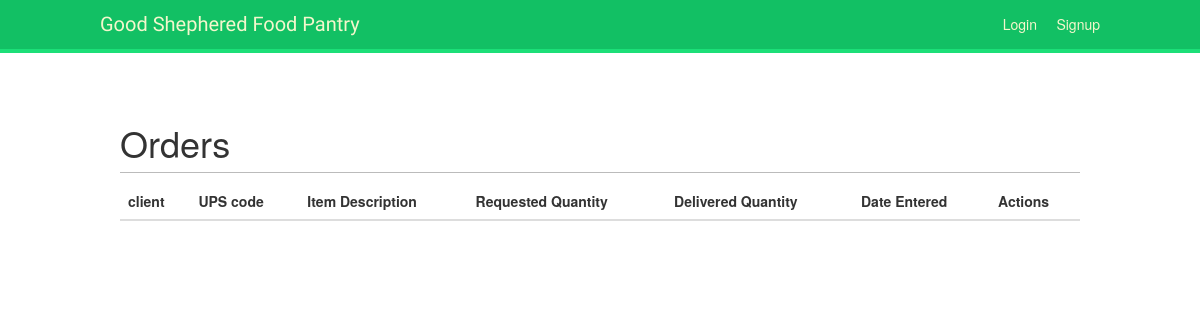
Page /account/order_list on the earlier database version.
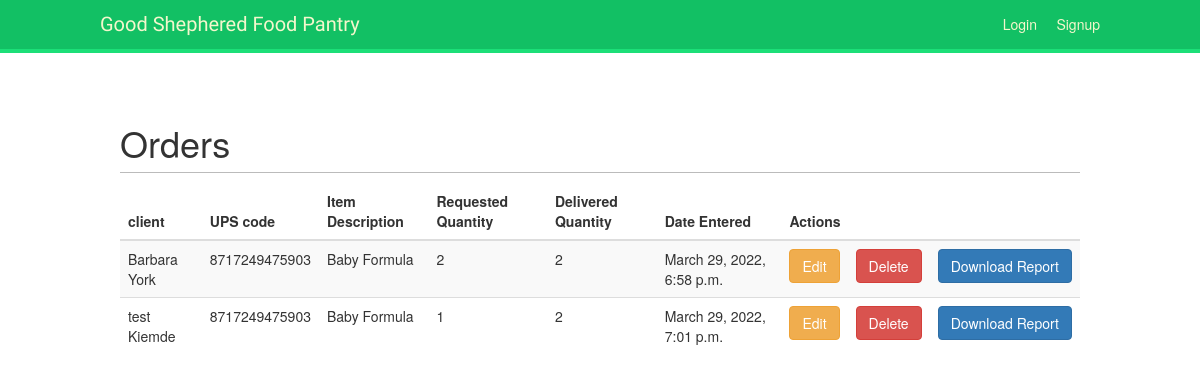
Same page on the later database version.
### account/models.py (models this page shows, shortened)
class Order(models.Model):
    client = models.ForeignKey(Client, on_delete=models.CASCADE)
    UPScode = models.ForeignKey(Inventory, on_delete=models.CASCADE, related_name='inventory_UPScode')
    item_description = models.ForeignKey(Inventory, on_delete=models.CASCADE, related_name='inventory_item_description')
    request_quantity = models.IntegerField(blank=False, null=False)
    delivered_quantity = models.IntegerField(blank=False, null=False)
    date = models.ForeignKey(Visit, on_delete=models.CASCADE)
    created_date = models.DateTimeField(default=timezone.now)

class Client(models.Model):
    first_name = models.CharField(max_length=50, blank=False, null=False)
    last_name = models.CharField(max_length=50, blank=False, null=False)
    date_of_birth = models.DateField(blank=False, null=False)
    gender = models.CharField(max_length=20, blank=False, null=False)
    address = models.CharField(max_length=100, blank=False, null=False)
    city = models.CharField(max_length=50, blank=False, null=False)
    state = models.CharField(max_length=2, blank=False, null=False)
    zip = models.CharField(max_length=5, blank=False, null=False)
    email = models.EmailField()
    phone = models.CharField(max_length=10)
    referred_by = models.CharField(max_length=1000)
    reffered_to = models.CharField(max_length=1000)
    created_date = models.DateTimeField(default=timezone.now)

class Inventory(models.Model):
    UPScode = models.CharField(max_length=15)
    item_description = models.CharField(max_length=100)
    total_quantity = models.IntegerField(blank=False, null=False)
    created_date = models.DateTimeField(default=timezone.now)

class Visit(models.Model):
    visit_note = models.CharField(max_length=2000)
    client = models.ForeignKey(Client, on_delete=models.CASCADE)
    created_date = models.DateTimeField(default=timezone.now)

### account/views.py (the view)
# urls.py: path('order_list', views.order_list, name='order_list'),
def order_list(request):
    order = Order.objects.filter(created_date__lte=timezone.now())
    return render(request, 'crm/order_list.html', {'order': order})

### account/templates/crm/order_list.html (shortened to what this page needs)
{% extends "base.html" %}
{% block content %}
    <h1>Orders</h1>
    <table class="table table-striped">
        <thead>
            <tr>
                <th>client</th>
                <th>UPS code</th>
                <th>Item Description</th>
                <th>Requested Quantity</th>
                <th>Delivered Quantity</th>
                <th>Date Entered</th>
                <th colspan="3">Actions</th>
            </tr>
        </thead>
        <tbody>
        {% for order in order %}
            <tr>
                <td>{{ order.client.first_name }} {{ order.client.last_name }}</td>
                <td>{{ order.UPScode.UPScode }}</td>
                <td>{{ order.item_description.item_description }}</td>
                <td>{{ order.request_quantity }}</td>
                <td>{{ order.delivered_quantity }}</td>
                <td>{{ order.date.created_date }}</td>
                <td><a href="{% url "order_edit" pk=order.pk %}" class="btn btn-warning">Edit</a></td>
                <td><a href="{% url "order_delete" pk=order.pk %}" onclick="return confirm('Are you sure you want to delete?')" class="btn btn-danger">Delete</a></td>
                <td><a href="" class="btn btn-primary">Download Report</a></td>
            </tr>
        {% endfor %}
        </tbody>
    </table>
{% endblock %}

Differences in the rows shown:
added Order: client.first_name "Barbara", client.last_name "York", UPScode.UPScode "8717249475903", item_description.item_description "Baby Formula", request_quantity "2", delivered_quantity "2", date.created_date "March 29, 2022, 6:58 p.m."
added Order: client.first_name "test", client.last_name "Kiemde", UPScode.UPScode "8717249475903", item_description.item_description "Baby Formula", request_quantity "1", delivered_quantity "2", date.created_date "March 29, 2022, 7:01 p.m."
